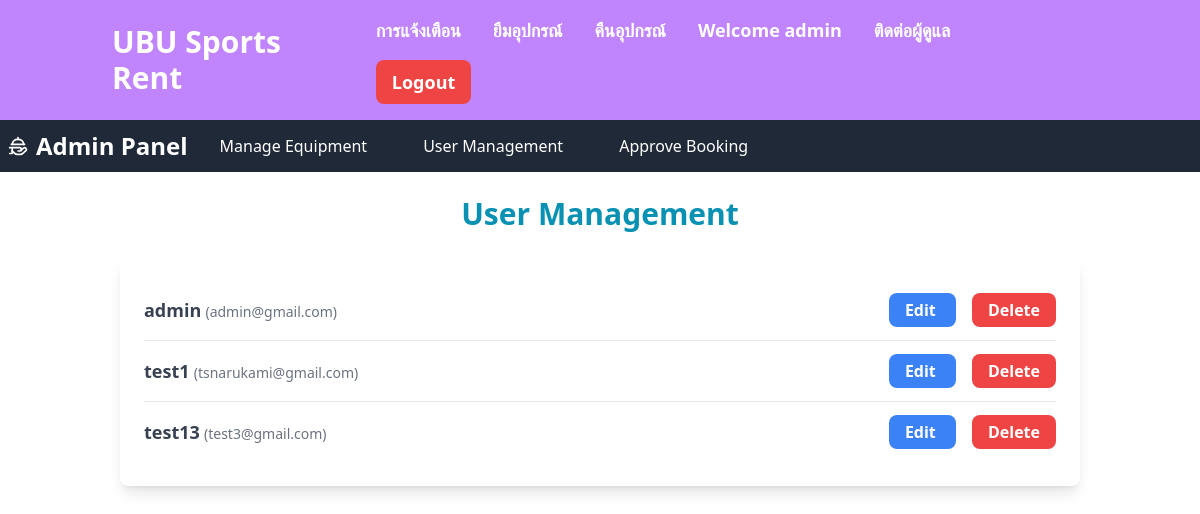
The page /users/ (signed in) on the database its author committed.
### base/models.py (models this page shows, shortened)
class CustomUser(AbstractUser):
    contact_number = models.CharField(max_length= 20 , blank = True)
    role = models.CharField(max_length= 50 )
    created_at = models.DateTimeField(auto_now_add= True)

### base/views.py (the view)
# urls.py: path('users/', UserListView.as_view(), name='user_list'),
class UserListView(LoginRequiredMixin, UserPassesTestMixin, ListView):
    model = CustomUser
    template_name = 'user_management/user_list.html'
    context_object_name = 'users'
    def test_func(self):
        return self.request.user.is_superuser

### base/templates/user_management/user_list.html (shortened to what this page needs)
{% extends 'base.html' %}
{% block main %}
<nav class="navbar bg-purple-400 shadow-lg">
    <div class="container mx-auto flex justify-between items-center px-6">
        <div>
            <a href="{% url 'base:home' %}" class="text-white font-bold text-3xl hover:text-primary-content transition duration-300">UBU Sports Rent</a>
        </div>
        <div>
            <ul class="menu menu-horizontal p-0 text-lg px-1">
                <li>
                    <a href="{% url 'base:notification_list' %}" class="text-white font-semibold hover:bg-gray-700 transition duration-200">การแจ้งเตือน</a>
                </li>
                <li>
                    <a href="{% url 'renting:equipment_list' %}" class="text-white font-semibold hover:bg-gray-700 transition duration-200">ยืมอุปกรณ์</a>
                </li>
                <li>
                    <a href="{% url 'renting:my_rentals' %}" class="text-white font-semibold hover:bg-gray-700 transition duration-200">คืนอุปกรณ์</a>
                </li>
                <li class="hover:bg-gray-700 transition duration-200 rounded-lg">
                    <a href="{% url 'base:account_dashboard' %}">
                        <span class="text-white font-semibold">Welcome <strong>{{ request.user.username }}</strong></span>
                    </a>
                </li>
                <li>
                    <a href="{% url 'Chat:chat_rooms' %}" class= "text-white font-semibold hover:bg-gray-700 transition duration-200">ติดต่อผู้ดูแล</a>
                </li>
                <li>
                    {% if user.is_authenticated %}
                    <form method="POST" action="{% url 'base:logout' %}" style="display: inline;">
                        <button type="submit" class="bg-red-500 text-white font-semibold py-2 px-4 rounded-lg hover:bg-red-600 transition duration-300">
                            Logout
                        </button>
                    </form>
                    {% else %}
                    <a href="{% url 'base:Login' %}" class="bg-green-500 text-white font-semibold py-2 px-4 rounded-lg hover:bg-green-600 transition duration-300">
                        Login
                    </a>
                    {% endif %}
                </li>
            </ul>
        </div>
    </div>
</nav>
<div x-data="{ isSuperUser: {{ request.user.is_superuser|yesno:'true,false' }} }">
    <div x-show="isSuperUser" class="bg-gray-800 text-white py-1 px-2 flex items-center space-x-4">
        <div class="flex items-center space-x-2">
            <span class="text-2xl font-extrabold">Admin Panel</span>
        </div>
        <nav class="flex space-x-6">
            <a href="{% url 'Manageq:View' %}" class="py-2.5 px-4 rounded transition duration-200 hover:bg-gray-700 hover:text-white">Manage Equipment</a>
            <a href="{% url 'base:user_list' %}" class="py-2.5 px-4 rounded transition duration-200 hover:bg-gray-700 hover:text-white">User Management</a>
            <a href="{% url 'base:booking_approval'%}" class="py-2.5 px-4 rounded transition duration-200 hover:bg-gray-700 hover:text-white">Approve Booking</a>
        </nav>
    </div>
</div>
<div class="container mx-auto py-6 px-4 sm:px-6 lg:px-8">
    <h2 class="text-3xl font-bold text-cyan-600 mb-6 text-center">User Management</h2>
    <div class="bg-white shadow-lg rounded-lg p-6">
        <ul class="divide-y divide-gray-200">
            {% for user in users %}
                <li class="flex justify-between items-center py-4">
                    <div>
                        <span class="font-semibold text-lg text-gray-700">{{ user.username }}</span>
                        <span class="text-sm text-gray-500">({{ user.email }})</span>
                    </div>
                    <div class="space-x-4">
                        <a href="{% url 'base:user_edit' user.id %}"
                           class="bg-blue-500 text-white font-semibold py-1.5 px-4 rounded-lg hover:bg-blue-600 transition duration-300">
                            Edit
                        </a>
                        <a href="{% url 'base:user_delete' user.id %}"
                           class="bg-red-500 text-white font-semibold py-1.5 px-4 rounded-lg hover:bg-red-600 transition duration-300"
                           onclick="return confirm('Are you sure you want to delete this user?');">
                            Delete
                        </a>
                    </div>
                </li>
            {% empty %}
                <p class="text-gray-500 text-center py-4">No users available.</p>
            {% endfor %}
        </ul>
    </div>
</div>
{% endblock %}

### rows shown on the page
CustomUser: user.username "admin", username "admin", email "admin@gmail.com"
CustomUser: username "test1", email "tsnarukami@gmail.com"
CustomUser: username "test13", email "test3@gmail.com"
